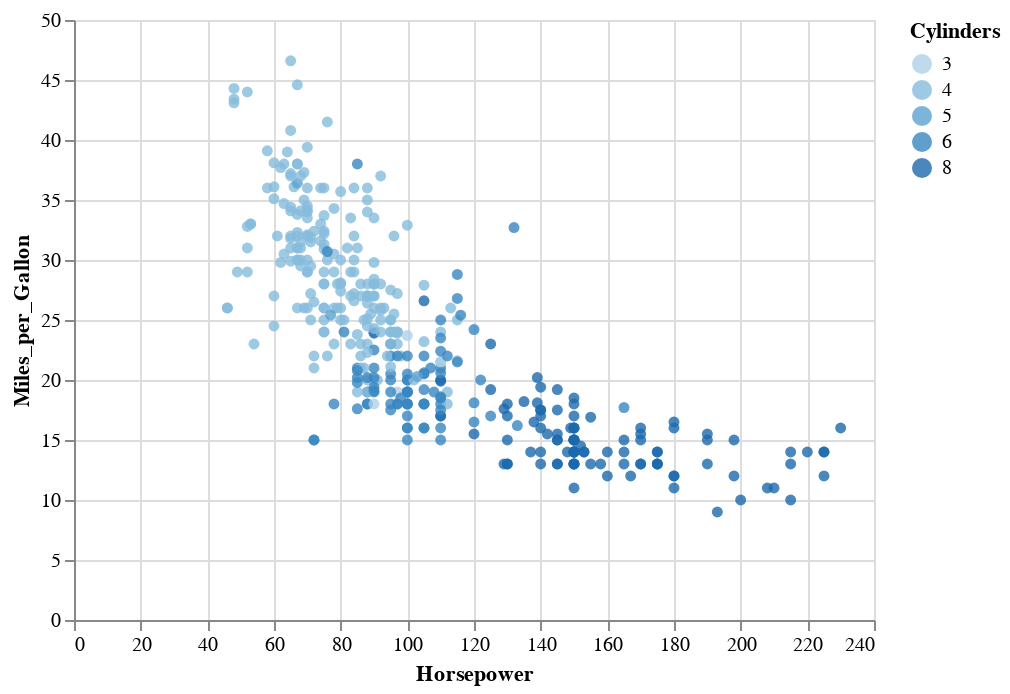

The notebook cell saved with this chart:
### Markdown cell above
## Selection

### Code cell
selection = alt.selection_single();
  
alt.Chart(cars).mark_circle().add_selection(
    selection
).encode(
    x='Horsepower:Q',
    y='Miles_per_Gallon:Q',
    color=alt.condition(selection, 'Cylinders:O', alt.value('grey')),
    opacity=alt.condition(selection, alt.value(0.8), alt.value(0.1))
)

### Figure 1 — Vega-Lite specification as saved in the notebook (floating-point values rounded to 4 significant figures; data arrays with more than 128 entries replaced by an {"elided": "..."} marker saying what was removed)
{"$schema": "https://vega.github.io/schema/vega-lite/v3.4.0.json", "config": {"mark": {"tooltip": null}, "view": {"height": 300, "width": 400}}, "data": {"name": "data-f02450ab61490a1363517a0190416235"}, "datasets": {"data-f02450ab61490a1363517a0190416235": {"elided": "406 records"}}, "encoding": {"color": {"condition": {"field": "Cylinders", "selection": "selector001", "type": "ordinal"}, "value": "grey"}, "opacity": {"condition": {"selection": "selector001", "value": 0.8}, "value": 0.1}, "x": {"field": "Horsepower", "type": "quantitative"}, "y": {"field": "Miles_per_Gallon", "type": "quantitative"}}, "mark": "circle", "selection": {"selector001": {"type": "single"}}}
